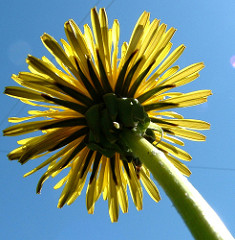
%> input picture Test/Dandelion/test_dandelion_1.jpg, 235 x 240 px
$ octave testing_pca.m   (GNU Octave 9; MATLAB toolbox functions it lacks are replaced by stand-ins)
%> lines starting %> are read from the running program, lines starting %| are printed output that depends on the picture
### read_training_data_pca.m
function [Q] = read_training_data(path, number_of_data, dim_resize)
    cols = dim_resize(1) * dim_resize(2);
    Q = zeros(number_of_data, cols);
    dirpath = strcat(path, '*.jpg');
    flowersDir = dir(dirpath);
    nFiles = length(flowersDir);

    for i = 1:1:nFiles
        currentFileImage = flowersDir(i).name;
        currentImage = imread(strcat(path,currentFileImage));
        IGray = rgb2gray(currentImage);
        IHisteq = histeq(IGray);
        IResize = imresize(IHisteq, dim_resize);
        oneColImage = IResize(:);
        Q(i, :) = oneColImage';
    end

end

### testing_pca.m
clc;
clear;

addpath('./PCA/')
addpath('./helper/')

%% Load variable from training result
% - ModelSVM
% - DataTrainingPCA

load('DataTrainingPCA');

%% Initialize all given variables for testing data
number_of_data = 5;
total_training_data = 15;
resize_row = 100;
resize_col = 100;
dim_resize = [resize_row resize_col];
Q = zeros(dim_resize(1)*dim_resize(2), total_training_data);

%% Initialize testing path for each data testing.
rootPath = 'Test/';
sunFlowerPath = strcat(rootPath,'Sunflower/');
dandelionPath = strcat(rootPath, 'Dandelion/');
daisyPath = strcat(rootPath,'Daisy/');

%% Read each training data for Sunflower, Dandelion, and Daisy
% Every single image will be transformed into one row matrix

QSunflowerTesting  = read_training_data_pca(sunFlowerPath, number_of_data,...
                     dim_resize);
QDandelionTesting  = read_training_data_pca(dandelionPath, number_of_data,...
                     dim_resize);
%> call 2 of read_training_data, with path = 'Test/Dandelion/', number_of_data = 5, dim_resize = [100 100]
%> in read_training_data, currentImage is the input picture: size 240x235x3 uint8; mean R, G, B 114.4, 137.7, 123.2
%> in read_training_data (call 2), `IGray = rgb2gray(currentImage);`:
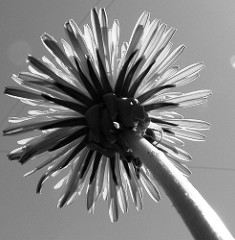
%> IGray: size 240x235 uint8; min 0, max 255, mean 129
%> in read_training_data (call 2), `IHisteq = histeq(IGray);`:
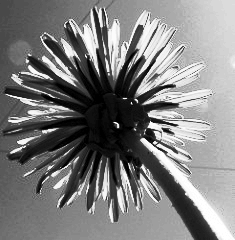
%> IHisteq: size 240x235 uint8; min 0, max 255, mean 126.4
%> in read_training_data (call 2), `IResize = imresize(IHisteq, dim_resize);`:
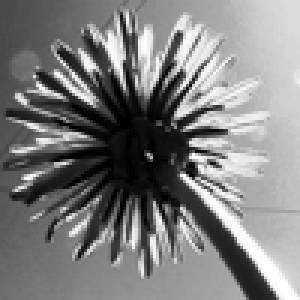
%> IResize: size 100x100 uint8 (shown 3 times larger); min 0, max 255, mean 126.4
QDaisyTesting      = read_training_data_pca(daisyPath, number_of_data,...
                     dim_resize);
%> call 3 of read_training_data, with path = 'Test/Daisy/', number_of_data = 5, dim_resize = [100 100]
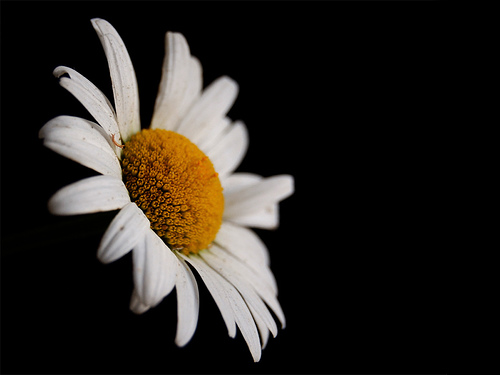
%> input picture Test/Daisy/test_daisy_1.jpg, 500 x 375 px
%> in read_training_data, currentImage is the input picture: size 375x500x3 uint8; mean R, G, B 40.5, 36.4, 31.8
%> in read_training_data (call 3), `IGray = rgb2gray(currentImage);`:
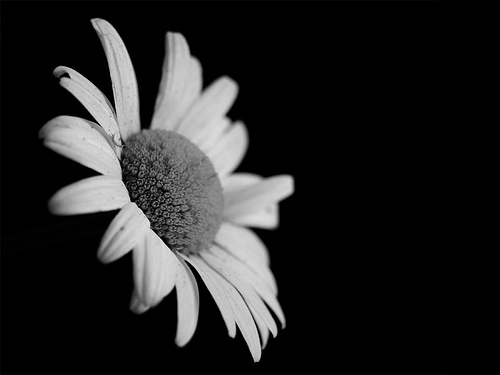
%> IGray: size 375x500 uint8; min 0, max 244, mean 37.1
%> in read_training_data (call 3), `IHisteq = histeq(IGray);`:
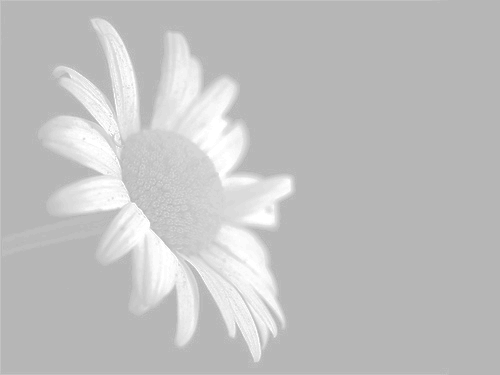
%> IHisteq: size 375x500 uint8; min 182, max 255, mean 192.4
%> in read_training_data (call 3), `IResize = imresize(IHisteq, dim_resize);`:
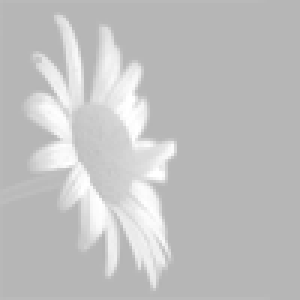
%> IResize: size 100x100 uint8 (shown 3 times larger); min 180, max 255, mean 192.4

%% Compose data into one big matrix M X N
% M = number of training data
% N = number of columns

%> (the run ends here)
